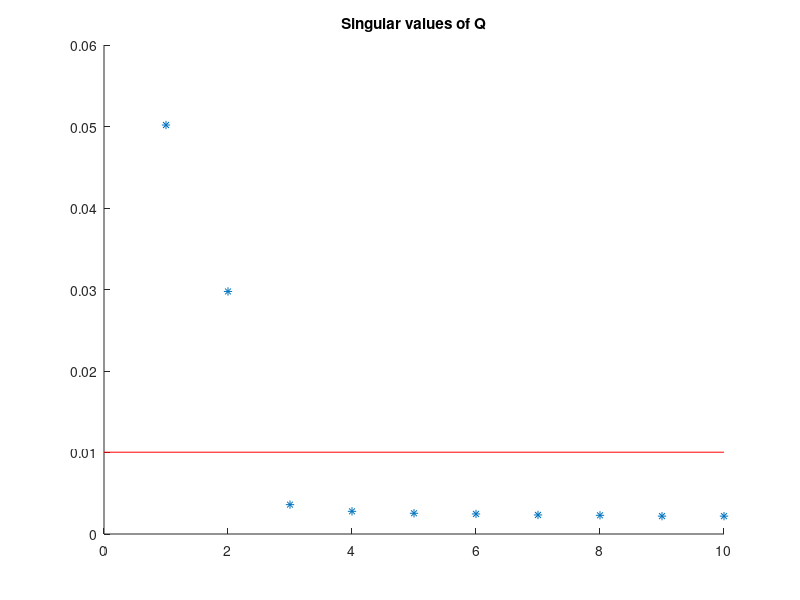

Here is the MATLAB script that generated this plot: (Note: this script raises an error after producing the figure.)
load('laserbeamdataN.mat')
N = length(u);
f = 1000;
t = (0:N-1)/f;
r = 10;

y_aug = [y; zeros(r - 1, 1)];
u_aug = [u; zeros(r - 1, 1)];

Y = zeros(r, N);
U = zeros(r, N);

for k = 1:N
    Y(:,k) = y_aug(k:k+r-1);
    U(:,k) = u_aug(k:k+r-1);
end
U_ort = eye(N) - U'/(U*U')*U;

% Y = zeros(r, N - r);
% U = zeros(r, N - r);
% 
% for k = 1:(N - r + 1)
%     Y(:,k) = y(k:k+r-1);
%     U(:,k) = u(k:k+r-1);
% end
% U_ort = eye(N - r + 1) - U'/(U*U')*U;

Q = Y*U_ort;
S = svd(Q);

hold on
plot(S, '*')
line(xlim, S(1)/5*[1 1], 'Color', 'red')
title('Singular values of Q')

O_r = Q(:,S > S(1)/5);
n = size(O_r, 2);

C_hat = O_r(1,:);
A_hat = O_r(1:r-1,:)\O_r(n:end,:);

q = tf('z', 1/f);
sys_u = C_hat/(q*eye(n) - A_hat);
u_f = [lsim(sys_u(1), u) lsim(sys_u(2), u)];

phi = u_f;
B_hat = (phi'*phi)\phi'*y;

sys = ss(A_hat, B_hat, C_hat, 0, 1/f);
y_hat = lsim(sys, u);

figure
hold on
plot(t, y_hat, 'r')
plot(t, y, 'b')
title('System Output')
legend({'$y$', '$\hat{y}$'},'Interpreter','latex')
xlabel('Time [s]')
ylabel('Beam position [m]')

J = sum((y - y_hat).^2, 1);